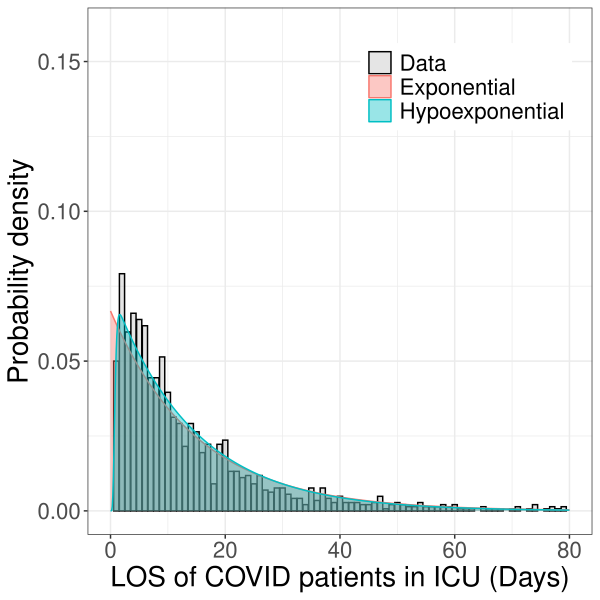

Source code (R):
library(ggplot2)
library(readxl)
library(dplyr)
library(expm)
#LOI

library(rstudioapi)
current_path = rstudioapi::getActiveDocumentContext()$path 
setwd(dirname(current_path ))


data <- read_excel("COVID-19_ICU_cases.xlsx")
raw_data <- data$`Before april 2021` %>%
  na.omit %>%
  as.vector()

raw_data

df_raw <- data.frame(Raw = raw_data, Category = 'Data')

# p1 <- ggplot(df_raw, aes(x=Raw))+
#   stat_count(aes(y = after_stat(count) / sum(after_stat(count))), fill='grey', color='black')+
#   labs(y = 'Probability density')
# 
# show(p1)

# dhypoexp <- function(x, par) {
#   alpha <- c(1, numeric(length(par) - 1))
#   Theta <- matrix(0, nrow = length(par), ncol = length(par))
#   for (i in 1:length(par)) {
#     Theta[i, i] = -par[i]
#     if (i < length(par)) {
#       Theta[i, i + 1] = par[i]
#     }
#   }
#   ones <- rep(1, length(par))
#   as.numeric(-alpha %*% expm(x * Theta) %*% Theta %*% ones)
# }


dhypoexp <- function(x, par) {
  alpha <- c(1, numeric(length(par) - 1))
  Theta <- matrix(0, nrow = length(par), ncol = length(par))
  for (i in 1:length(par)) {
    Theta[i, i] <- -par[i]
    if (i < length(par)) {
      Theta[i, i + 1] <- par[i]
    }
  }
  
  ones <- rep(1, length(par))
  sapply(x, function(xx) {
    as.numeric(-alpha %*% expm(xx * Theta) %*% Theta %*% ones)
  })
}


domain <- seq(0,150,0.1)

dens <- dhypoexp(domain, c(0.0703227823411154, 8.3198836017103, 8.30400755726981, 8.64881497333471, 8.72619937561971, 8.7971877006993, 10.3122997921632, 9.51076894142005 
))

df_dens <- data.frame(x=domain, y=dens, Category = 'Hypoexponential')

dens_exp <- dexp(domain, rate=0.0667245565690008)
  
  # dexp(domain, c(0.066715))

df_dens <- rbind(df_dens, data.frame(x=domain, y=dens_exp, Category = 'Exponential'))

# df_dens <- rbind(df_dens, data.frame(x=0, y=1/0.066715, Category = 'Exponential'))

p1 <- ggplot(df_raw, aes(x=Raw))+
  stat_count(aes(y = after_stat(count) / sum(after_stat(count)), fill = Category, color= Category), alpha=0.4)+
  labs(y = 'Probability density', x = 'LOS of COVID patients in ICU (Days)')+
  geom_area(data=df_dens,aes(x=x,y=y, fill=Category,color=Category),alpha = 0.4, position = "identity")+
  scale_fill_manual(values= c('Data'="grey", 'Exponential' = '#F8766D' , 'Hypoexponential' = '#00BFC4' ))+
  scale_color_manual(values=c('Data'="black", 'Exponential' = '#F8766D' , 'Hypoexponential' = '#00BFC4'  ))+
  # guides(
  #   color = guide_legend(
  #     override.aes = list(
  #       fill = c("grey", '#F8766D', '#00BFC4'),
  #       alpha = c(0.4, 0.4, 0.4),
  #       linewidth = c(.5, 1, 1),
  #       linetype = c(0, 1, 1),
  #       color= c("black", '#F8766D', '#00BFC4'),
  #       size=c(1,1,0.5)
  #     )
  #   )
  # ) +
  ylim(0,0.16)+
  xlim(0,80)+
  theme_bw()+
  theme(text = element_text(size=20), legend.title = element_blank(), legend.position = c(0.75, 0.85),
        # axis.text.x = element_blank()
  )
  

show(p1)

# 
ggsave(paste0("LOS_fit_COVID.pdf"), p1, width = 6, height = 6, units = "in", dpi = 300,
       device = "pdf")
